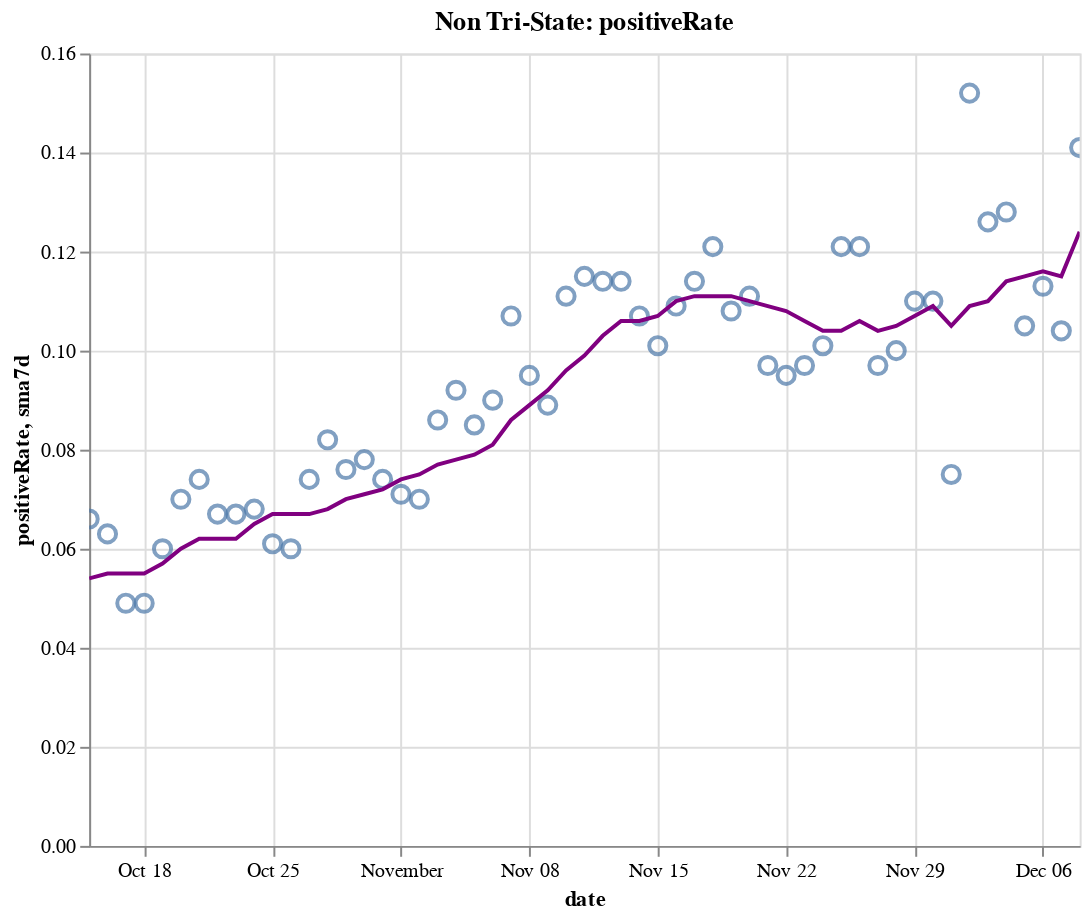

Notebook code for this chart:
### Code cell
create_plot(non_tristate, 'positiveRate')

### Figure 1 — Vega-Lite specification as saved in the notebook (floating-point values rounded to 4 significant figures)
{"config": {"view": {"continuousWidth": 400, "continuousHeight": 300}}, "layer": [{"layer": [{"mark": {"type": "point", "size": 75}, "encoding": {"tooltip": [{"type": "temporal", "field": "date"}, {"type": "quantitative", "field": "positiveRate"}, {"type": "quantitative", "field": "sma7d"}], "x": {"type": "temporal", "field": "date"}, "y": {"type": "quantitative", "field": "positiveRate"}}, "selection": {"selector016": {"type": "interval", "bind": "scales", "encodings": ["x", "y"]}}}, {"mark": {"type": "line", "color": "purple"}, "encoding": {"x": {"type": "temporal", "field": "date"}, "y": {"type": "quantitative", "field": "sma7d"}}}]}, {"mark": {"type": "rule", "color": "#aaa"}, "encoding": {"x": {"type": "temporal", "field": "date"}}, "transform": [{"filter": {"selection": "selector015"}}]}, {"mark": "circle", "encoding": {"opacity": {"condition": {"value": 1, "selection": "selector015"}, "value": 0}, "tooltip": [{"type": "temporal", "field": "date"}, {"type": "quantitative", "field": "positiveRate"}, {"type": "quantitative", "field": "sma7d"}], "x": {"type": "temporal", "field": "date"}, "y": {"type": "quantitative", "field": "positiveRate"}}, "selection": {"selector015": {"type": "single", "encodings": ["x"], "on": "mouseover", "nearest": true, "empty": "none"}}}, {"mark": {"type": "text", "align": "left", "dx": 5, "dy": -5, "stroke": "white", "strokeWidth": 2}, "encoding": {"text": {"type": "quantitative", "field": "positiveRate"}, "tooltip": [{"type": "temporal", "field": "date"}, {"type": "quantitative", "field": "positiveRate"}, {"type": "quantitative", "field": "sma7d"}], "x": {"type": "temporal", "field": "date"}, "y": {"type": "quantitative", "field": "positiveRate"}}, "transform": [{"filter": {"selection": "selector015"}}]}, {"mark": {"type": "text", "align": "left", "dx": 5, "dy": -5}, "encoding": {"text": {"type": "quantitative", "field": "positiveRate"}, "tooltip": [{"type": "temporal", "field": "date"}, {"type": "quantitative", "field": "positiveRate"}, {"type": "quantitative", "field": "sma7d"}], "x": {"type": "temporal", "field": "date"}, "y": {"type": "quantitative", "field": "positiveRate"}}, "transform": [{"filter": {"selection": "selector015"}}]}], "data": {"name": "data-aed6906c6006085226be07cfed560a46"}, "height": 400, "title": "Non Tri-State: positiveRate", "width": 500, "$schema": "https://vega.github.io/schema/vega-lite/v4.8.1.json", "datasets": {"data-aed6906c6006085226be07cfed560a46": [{"date": "2020-10-15T00:00:00", "totalTestResultsIncrease": 926800.0, "positiveIncrease": 60800.0, "death": 163100.0, "deathIncrease": 908.0, "positiveRate": 0.066, "state": "Non Tri-State", "sma7d": 0.054}, {"date": "2020-10-16T00:00:00", "totalTestResultsIncrease": 1031000.0, "positiveIncrease": 64930.0, "death": 164000.0, "deathIncrease": 880.0, "positiveRate": 0.063, "state": "Non Tri-State", "sma7d": 0.055}, {"date": "2020-10-17T00:00:00", "totalTestResultsIncrease": 1104000.0, "positiveIncrease": 54610.0, "death": 164700.0, "deathIncrease": 762.0, "positiveRate": 0.049, "state": "Non Tri-State", "sma7d": 0.055}, {"date": "2020-10-18T00:00:00", "totalTestResultsIncrease": 921600.0, "positiveIncrease": 45620.0, "death": 165100.0, "deathIncrease": 388.0, "positiveRate": 0.049, "state": "Non Tri-State", "sma7d": 0.055}, {"date": "2020-10-19T00:00:00", "totalTestResultsIncrease": 900100.0, "positiveIncrease": 53730.0, "death": 165500.0, "deathIncrease": 426.0, "positiveRate": 0.06, "state": "Non Tri-State", "sma7d": 0.057}, {"date": "2020-10-20T00:00:00", "totalTestResultsIncrease": 829900.0, "positiveIncrease": 57930.0, "death": 166300.0, "deathIncrease": 806.0, "positiveRate": 0.07, "state": "Non Tri-State", "sma7d": 0.06}, {"date": "2020-10-21T00:00:00", "totalTestResultsIncrease": 772300.0, "positiveIncrease": 57490.0, "death": 167300.0, "deathIncrease": 986.0, "positiveRate": 0.074, "state": "Non Tri-State", "sma7d": 0.062}, {"date": "2020-10-22T00:00:00", "totalTestResultsIncrease": 1039000.0, "positiveIncrease": 69550.0, "death": 168400.0, "deathIncrease": 1091.0, "positiveRate": 0.067, "state": "Non Tri-State", "sma7d": 0.062}, {"date": "2020-10-23T00:00:00", "totalTestResultsIncrease": 1178000.0, "positiveIncrease": 78970.0, "death": 169300.0, "deathIncrease": 905.0, "positiveRate": 0.067, "state": "Non Tri-State", "sma7d": 0.062}, {"date": "2020-10-24T00:00:00", "totalTestResultsIncrease": 1165000.0, "positiveIncrease": 79320.0, "death": 170200.0, "deathIncrease": 869.0, "positiveRate": 0.068, "state": "Non Tri-State", "sma7d": 0.065}, {"date": "2020-10-25T00:00:00", "totalTestResultsIncrease": 1021000.0, "positiveIncrease": 62130.0, "death": 170600.0, "deathIncrease": 366.0, "positiveRate": 0.061, "state": "Non Tri-State", "sma7d": 0.067}, {"date": "2020-10-26T00:00:00", "totalTestResultsIncrease": 967400.0, "positiveIncrease": 58070.0, "death": 170900.0, "deathIncrease": 371.0, "positiveRate": 0.06, "state": "Non Tri-State", "sma7d": 0.067}, {"date": "2020-10-27T00:00:00", "totalTestResultsIncrease": 916900.0, "positiveIncrease": 67910.0, "death": 171800.0, "deathIncrease": 883.0, "positiveRate": 0.074, "state": "Non Tri-State", "sma7d": 0.067}, {"date": "2020-10-28T00:00:00", "totalTestResultsIncrease": 913400.0, "positiveIncrease": 74560.0, "death": 172800.0, "deathIncrease": 1002.0, "positiveRate": 0.082, "state": "Non Tri-State", "sma7d": 0.068}, {"date": "2020-10-29T00:00:00", "totalTestResultsIncrease": 1093000.0, "positiveIncrease": 83360.0, "death": 173800.0, "deathIncrease": 1005.0, "positiveRate": 0.076, "state": "Non Tri-State", "sma7d": 0.07}, {"date": "2020-10-30T00:00:00", "totalTestResultsIncrease": 1184000.0, "positiveIncrease": 92250.0, "death": 174700.0, "deathIncrease": 921.0, "positiveRate": 0.078, "state": "Non Tri-State", "sma7d": 0.071}, {"date": "2020-10-31T00:00:00", "totalTestResultsIncrease": 1172000.0, "positiveIncrease": 87170.0, "death": 175700.0, "deathIncrease": 949.0, "positiveRate": 0.074, "state": "Non Tri-State", "sma7d": 0.072}, {"date": "2020-11-01T00:00:00", "totalTestResultsIncrease": 977200.0, "positiveIncrease": 69850.0, "death": 176100.0, "deathIncrease": 374.0, "positiveRate": 0.071, "state": "Non Tri-State", "sma7d": 0.074}, {"date": "2020-11-02T00:00:00", "totalTestResultsIncrease": 1087000.0, "positiveIncrease": 76400.0, "death": 176500.0, "deathIncrease": 463.0, "positiveRate": 0.07, "state": "Non Tri-State", "sma7d": 0.075}, {"date": "2020-11-03T00:00:00", "totalTestResultsIncrease": 956000.0, "positiveIncrease": 82520.0, "death": 178000.0, "deathIncrease": 1481.0, "positiveRate": 0.086, "state": "Non Tri-State", "sma7d": 0.077}, {"date": "2020-11-04T00:00:00", "totalTestResultsIncrease": 1053000.0, "positiveIncrease": 97230.0, "death": 179100.0, "deathIncrease": 1068.0, "positiveRate": 0.092, "state": "Non Tri-State", "sma7d": 0.078}, {"date": "2020-11-05T00:00:00", "totalTestResultsIncrease": 1299000.0, "positiveIncrease": 109800.0, "death": 180200.0, "deathIncrease": 1099.0, "positiveRate": 0.085, "state": "Non Tri-State", "sma7d": 0.079}, {"date": "2020-11-06T00:00:00", "totalTestResultsIncrease": 1328000.0, "positiveIncrease": 119300.0, "death": 181300.0, "deathIncrease": 1127.0, "positiveRate": 0.09, "state": "Non Tri-State", "sma7d": 0.081}, {"date": "2020-11-07T00:00:00", "totalTestResultsIncrease": 1150000.0, "positiveIncrease": 122400.0, "death": 182400.0, "deathIncrease": 1092.0, "positiveRate": 0.107, "state": "Non Tri-State", "sma7d": 0.086}, {"date": "2020-11-08T00:00:00", "totalTestResultsIncrease": 1105000.0, "positiveIncrease": 104800.0, "death": 182900.0, "deathIncrease": 473.0, "positiveRate": 0.095, "state": "Non Tri-State", "sma7d": 0.089}, {"date": "2020-11-09T00:00:00", "totalTestResultsIncrease": 1243000.0, "positiveIncrease": 110900.0, "death": 183400.0, "deathIncrease": 513.0, "positiveRate": 0.089, "state": "Non Tri-State", "sma7d": 0.092}, {"date": "2020-11-10T00:00:00", "totalTestResultsIncrease": 1097000.0, "positiveIncrease": 121900.0, "death": 184700.0, "deathIncrease": 1298.0, "positiveRate": 0.111, "state": "Non Tri-State", "sma7d": 0.096}, {"date": "2020-11-11T00:00:00", "totalTestResultsIncrease": 1173000.0, "positiveIncrease": 135200.0, "death": 186200.0, "deathIncrease": 1518.0, "positiveRate": 0.115, "state": "Non Tri-State", "sma7d": 0.099}, {"date": "2020-11-12T00:00:00", "totalTestResultsIncrease": 1249000.0, "positiveIncrease": 142600.0, "death": 187300.0, "deathIncrease": 1061.0, "positiveRate": 0.114, "state": "Non Tri-State", "sma7d": 0.103}, {"date": "2020-11-13T00:00:00", "totalTestResultsIncrease": 1406000.0, "positiveIncrease": 160600.0, "death": 188500.0, "deathIncrease": 1206.0, "positiveRate": 0.114, "state": "Non Tri-State", "sma7d": 0.106}, {"date": "2020-11-14T00:00:00", "totalTestResultsIncrease": 1436000.0, "positiveIncrease": 153800.0, "death": 189700.0, "deathIncrease": 1281.0, "positiveRate": 0.107, "state": "Non Tri-State", "sma7d": 0.106}, {"date": "2020-11-15T00:00:00", "totalTestResultsIncrease": 1354000.0, "positiveIncrease": 136200.0, "death": 190400.0, "deathIncrease": 639.0, "positiveRate": 0.101, "state": "Non Tri-State", "sma7d": 0.107}, {"date": "2020-11-16T00:00:00", "totalTestResultsIncrease": 1273000.0, "positiveIncrease": 138500.0, "death": 190900.0, "deathIncrease": 557.0, "positiveRate": 0.109, "state": "Non Tri-State", "sma7d": 0.11}, {"date": "2020-11-17T00:00:00", "totalTestResultsIncrease": 1285000.0, "positiveIncrease": 145900.0, "death": 192400.0, "deathIncrease": 1475.0, "positiveRate": 0.114, "state": "Non Tri-State", "sma7d": 0.111}, {"date": "2020-11-18T00:00:00", "totalTestResultsIncrease": 1259000.0, "positiveIncrease": 152600.0, "death": 194200.0, "deathIncrease": 1778.0, "positiveRate": 0.121, "state": "Non Tri-State", "sma7d": 0.111}, {"date": "2020-11-19T00:00:00", "totalTestResultsIncrease": 1585000.0, "positiveIncrease": 171000.0, "death": 196100.0, "deathIncrease": 1880.0, "positiveRate": 0.108, "state": "Non Tri-State", "sma7d": 0.111}, {"date": "2020-11-20T00:00:00", "totalTestResultsIncrease": 1635000.0, "positiveIncrease": 181600.0, "death": 197900.0, "deathIncrease": 1803.0, "positiveRate": 0.111, "state": "Non Tri-State", "sma7d": 0.11}, {"date": "2020-11-21T00:00:00", "totalTestResultsIncrease": 1747000.0, "positiveIncrease": 169100.0, "death": 199300.0, "deathIncrease": 1444.0, "positiveRate": 0.097, "state": "Non Tri-State", "sma7d": 0.109}, {"date": "2020-11-22T00:00:00", "totalTestResultsIncrease": 1494000.0, "positiveIncrease": 141500.0, "death": 200200.0, "deathIncrease": 852.0, "positiveRate": 0.095, "state": "Non Tri-State", "sma7d": 0.108}, {"date": "2020-11-23T00:00:00", "totalTestResultsIncrease": 1404000.0, "positiveIncrease": 136200.0, "death": 201000.0, "deathIncrease": 868.0, "positiveRate": 0.097, "state": "Non Tri-State", "sma7d": 0.106}, {"date": "2020-11-24T00:00:00", "totalTestResultsIncrease": 1562000.0, "positiveIncrease": 157300.0, "death": 203000.0, "deathIncrease": 1958.0, "positiveRate": 0.101, "state": "Non Tri-State", "sma7d": 0.104}, {"date": "2020-11-25T00:00:00", "totalTestResultsIncrease": 1414000.0, "positiveIncrease": 171400.0, "death": 205100.0, "deathIncrease": 2136.0, "positiveRate": 0.121, "state": "Non Tri-State", "sma7d": 0.104}, {"date": "2020-11-26T00:00:00", "totalTestResultsIncrease": 948000.0, "positiveIncrease": 114900.0, "death": 206400.0, "deathIncrease": 1230.0, "positiveRate": 0.121, "state": "Non Tri-State", "sma7d": 0.106}, {"date": "2020-11-27T00:00:00", "totalTestResultsIncrease": 1831000.0, "positiveIncrease": 178000.0, "death": 207600.0, "deathIncrease": 1281.0, "positiveRate": 0.097, "state": "Non Tri-State", "sma7d": 0.104}, {"date": "2020-11-28T00:00:00", "totalTestResultsIncrease": 1450000.0, "positiveIncrease": 144700.0, "death": 208800.0, "deathIncrease": 1178.0, "positiveRate": 0.1, "state": "Non Tri-State", "sma7d": 0.105}, {"date": "2020-11-29T00:00:00", "totalTestResultsIncrease": 1129000.0, "positiveIncrease": 124700.0, "death": 209600.0, "deathIncrease": 732.0, "positiveRate": 0.11, "state": "Non Tri-State", "sma7d": 0.107}, {"date": "2020-11-30T00:00:00", "totalTestResultsIncrease": 1208000.0, "positiveIncrease": 132900.0, "death": 210600.0, "deathIncrease": 1005.0, "positiveRate": 0.11, "state": "Non Tri-State", "sma7d": 0.109}, {"date": "2020-12-01T00:00:00", "totalTestResultsIncrease": 2165000.0, "positiveIncrease": 163400.0, "death": 212800.0, "deathIncrease": 2294.0, "positiveRate": 0.075, "state": "Non Tri-State", "sma7d": 0.105}, {"date": "2020-12-02T00:00:00", "totalTestResultsIncrease": 1182000.0, "positiveIncrease": 179900.0, "death": 215400.0, "deathIncrease": 2547.0, "positiveRate": 0.152, "state": "Non Tri-State", "sma7d": 0.109}, {"date": "2020-12-03T00:00:00", "totalTestResultsIncrease": 1515000.0, "positiveIncrease": 190800.0, "death": 218000.0, "deathIncrease": 2556.0, "positiveRate": 0.126, "state": "Non Tri-State", "sma7d": 0.11}, {"date": "2020-12-04T00:00:00", "totalTestResultsIncrease": 1613000.0, "positiveIncrease": 206400.0, "death": 220400.0, "deathIncrease": 2420.0, "positiveRate": 0.128, "state": "Non Tri-State", "sma7d": 0.114}, {"date": "2020-12-05T00:00:00", "totalTestResultsIncrease": 1877000.0, "positiveIncrease": 196800.0, "death": 222700.0, "deathIncrease": 2338.0, "positiveRate": 0.105, "state": "Non Tri-State", "sma7d": 0.115}, {"date": "2020-12-06T00:00:00", "totalTestResultsIncrease": 1436000.0, "positiveIncrease": 162100.0, "death": 223800.0, "deathIncrease": 1071.0, "positiveRate": 0.113, "state": "Non Tri-State", "sma7d": 0.116}, {"date": "2020-12-07T00:00:00", "totalTestResultsIncrease": 1556000.0, "positiveIncrease": 161200.0, "death": 225000.0, "deathIncrease": 1171.0, "positiveRate": 0.104, "state": "Non Tri-State", "sma7d": 0.115}, {"date": "2020-12-08T00:00:00", "totalTestResultsIncrease": 1389000.0, "positiveIncrease": 196300.0, "death": 227400.0, "deathIncrease": 2439.0, "positiveRate": 0.141, "state": "Non Tri-State", "sma7d": 0.124}]}}
